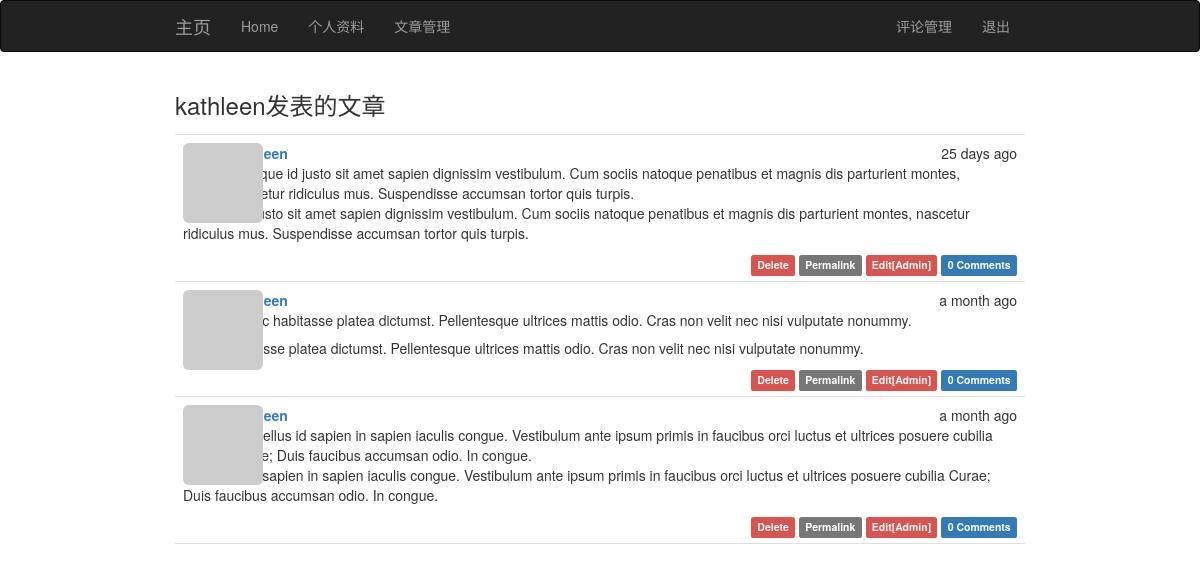
Page /management/kathleen (signed in) on the committed database.
### app/models.py (models this page shows, shortened)
class User(UserMixin,db.Model):
    __tablename__ = 'users'
    id = db.Column(db.Integer,primary_key=True)
    email = db.Column(db.String(64),unique=True,index=True)   #用户认证的时候新加的
    username = db.Column(db.String(64),unique=True,index = True)
    password_hash = db.Column(db.String(128))    #密码散列
    role_id = db.Column(db.Integer,db.ForeignKey('roles.id'))
    confirmed = db.Column(db.Boolean,default=False)
    name = db.Column(db.String(64))
    location = db.Column(db.String(64))
    about_me = db.Column(db.Text())
    member_since = db.Column(db.DateTime(),default=datetime.utcnow)
    last_seen = db.Column(db.DateTime(),default=datetime.utcnow)
    avatar_hash = db.Column(db.String(32))
    posts = db.relationship('Post', backref='author', lazy='dynamic')
    followed = db.relationship('Follow',foreign_keys = [Follow.follower_id],
                               backref = db.backref('follower', lazy = 'joined'),
                               lazy = 'dynamic', cascade = 'all,delete-orphan')
    followers= db.relationship('Follow',foreign_keys = [Follow.followed_id],
                               backref = db.backref('followed', lazy = 'joined'),
                               lazy = 'dynamic', cascade = 'all,delete-orphan')
    comments = db.relationship('Comment',backref = 'author', lazy='dynamic')
    @property
    def password(self):
        raise AttributeError('password is not a readable attribute')
    def can(self,permissions):
        return self.role is not None and (self.role.permissions & permissions) == permissions
    def is_administrator(self):
        return self.can(Permission.ADMINISTER)
    def ping(self):
        self.last_seen = datetime.utcnow()
        db.session.add(self)
    def gravatar(self, size=100, default='identicon', rating='g'):
        if request.is_secure:
            url = 'https://secure.gravatar.com/avatar'
        else:
            url = 'http://www.gravatar.com/avatar'
        hash = self.avatar_hash or hashlib.md5(self.email.encode('utf-8')).hexdigest()
        return '{url}/{hash}?s={size}&d={default}&r={rating}'.format(
            url = url, hash = hash, size = size ,default = default ,rating = rating
        )

class Post(db.Model):
    __tablename__ = 'posts'
    id = db.Column(db.Integer, primary_key=True)
    body = db.Column(db.Text)
    timestamp = db.Column(db.DateTime, index=True, default=datetime.utcnow)
    author_id = db.Column(db.Integer, db.ForeignKey('users.id'))
    body_html = db.Column(db.Text)
    comments = db.relationship('Comment', backref='post', lazy='dynamic')

### app/main/views.py (the view)
@main.route('/management/<username>',methods = ['GET','POST'])
@login_required
def management_page(username):
    user = User.query.filter_by(username=username).first()
    if user is None:
        abort(404)
    posts = user.posts.order_by(Post.timestamp.desc()).all()
    return render_template('management_articles.html',user = user,posts = posts)

### app/auth/views.py (called while the page is built)
@auth.before_app_request
def before_request():
    if current_user.is_authenticated:
        current_user.ping()
        if not current_user.confirmed \
                and request.endpoint \
                and request.endpoint[:5] != 'auth.' \
                and request.endpoint != 'static':
            return redirect(url_for('auth.unconfirmed'))

### app/main/__init__.py (called while the page is built)
@main.app_context_processor
def inject_permissions():
    return dict(Permission=Permission)

### app/models.py (called while the page is built)
@login_manager.user_loader
def load_user(user_id):
    return User.query.get(int(user_id))

### app/templates/management_articles.html (shortened to what this page needs)
{% extends "base.html" %}
{% block page_content %}
<h3>{{ user.username }}发表的文章</h3>
<ul class="posts">
    {% for post in posts %}
    <li class="post">
        <div class="post-thumbnail">
            <a href="{{ url_for('.user', username=post.author.username) }}">
                <img class="img-rounded profile-thumbnail" src="{{ post.author.gravatar(size=40) }}">
            </a>
        </div>
        <div class="post-content">
            <div class="post-date">{{ moment(post.timestamp).fromNow() }}</div>
            <div class="post-author"><a href="{{ url_for('.user', username=post.author.username) }}">{{ post.author.username }}</a></div>
            <div class="post-body">{{ post.body }}</div>
        </div>
        <div class="post-body">
            {% if post.body_html %}
                {{ post.body_html | safe }}
            {% else %}
                {{ post.body }}
            {% endif %}
            <div class="post-footer">
            <a href="{{ url_for('.delete',id = post.id ) }}" >
                <span class="label label-danger">Delete</span>
            </a>
            <a href="{{ url_for('.post', id = post.id ) }}" >
                <span class="label label-default">Permalink</span>
            </a>
            {% if current_user == post.author %}
            <a href="{{ url_for('.edit', id = post.id)}}">
                <span class="label label-primary">Edit</span>
            </a>
            {% elif current_user.is_administrator() %}
            <a href="{{ url_for('.edit', id = post.id) }}">
                <span class="label label-danger">Edit[Admin]</span>
            </a>
            <a href="{{ url_for('.post', id=post.id) }}#comments">
                <span class="label label-primary">{{ post.comments.count() }} Comments</span>
            </a>
            {% endif %}
            </div>
        </div>
    </li>
    {% endfor %}
</ul>
{% endblock %}

### app/templates/base.html (shortened to what this page needs)
{% extends "bootstrap/base.html" %}
{% block head %}
{{ super() }}
<link rel="stylesheet" type="text/css" href="{{ url_for('static', filename='styles.css') }}">
{% endblock %}
{% block navbar %}
<div class="navbar navbar-inverse" role="navigation">
    <div class="container">
        <div class="navbar-header">
            <a class="navbar-brand" href="{{ url_for('main.index1') }}">主页</a>
        </div>
        <div class="navbar-collapse collapse">
            <ul class="nav navbar-nav">
                <li><a href="{{ url_for('main.index') }}">Home</a></li>
                {% if current_user.is_authenticated %}
                <li>
                    <a href="{{ url_for('main.user',username = current_user.username) }}">个人资料</a>
                </li>
                <li>
                    <a href="{{ url_for('main.management_page',username = current_user.username ) }}">文章管理</a>
                </li>
                {% endif %}
            </ul>
            <ul class="nav navbar-nav navbar-right">
                {% if current_user.can(Permission.MODERATE_COMMENTS) %}
                <li><a href="{{ url_for('main.moderate')}}">评论管理</a> </li>
            {% endif %}
                {% if current_user.is_authenticated %}
                <li><a href="{{ url_for('auth.logout') }}">退出</a></li>
                {% else %}
                <li><a href="{{ url_for('auth.login') }}">登录</a></li>
                {% endif %}
            </ul>
        </div>
    </div>
</div>
{% endblock %}
{% block content %}
<div class="container">
    {% block page_content %}{% endblock %}
</div>
{% endblock %}

### app/static/styles.css (style rules this page uses)
.profile-thumbnail { position: absolute; }
ul.posts { list-style-type: none; padding: 0px; margin: 16px 0px 0px 0px; border-top: 1px solid #e0e0e0; }
ul.posts li.post { padding: 8px; border-bottom: 1px solid #e0e0e0; }
div.post-date { float: right; }
div.post-author { font-weight: bold; }
div.post-thumbnail { position: absolute; }
div.post-content { margin-left: 48px; min-height: 48px; }
div.post-footer { text-align: right; }
div.container { width:880px;margin:0 auto; overflow:hidden }

### rows in the picture
User: username "kathleen"
Post: timestamp "25 days ago", body "Quisque id justo sit amet sapien dignissim vestibulum. Cum sociis natoque penatibus et magnis dis parturient montes, nascetur ridiculus mus. Suspendisse accumsan tortor quis turpis.", body_html "Quisque id justo sit amet sapien dignissim vestibulum. Cum sociis natoque penatibus et magnis dis parturient montes, nascetur ridiculus mus. Suspendisse accumsan tortor quis turpis.", comments.count "0"
Post: timestamp "a month ago", body "In hac habitasse platea dictumst. Pellentesque ultrices mattis odio. Cras non velit nec nisi vulputate nonummy.", body_html "In hac habitasse platea dictumst. Pellentesque ultrices mattis odio. Cras non velit nec nisi vulputate nonummy.", comments.count "0"
Post: timestamp "a month ago", body "Phasellus id sapien in sapien iaculis congue. Vestibulum ante ipsum primis in faucibus orci luctus et ultrices posuere cubilia Curae; Duis faucibus accumsan odio. In congue.", body_html "Phasellus id sapien in sapien iaculis congue. Vestibulum ante ipsum primis in faucibus orci luctus et ultrices posuere cubilia Curae; Duis faucibus accumsan odio. In congue.", comments.count "0"
